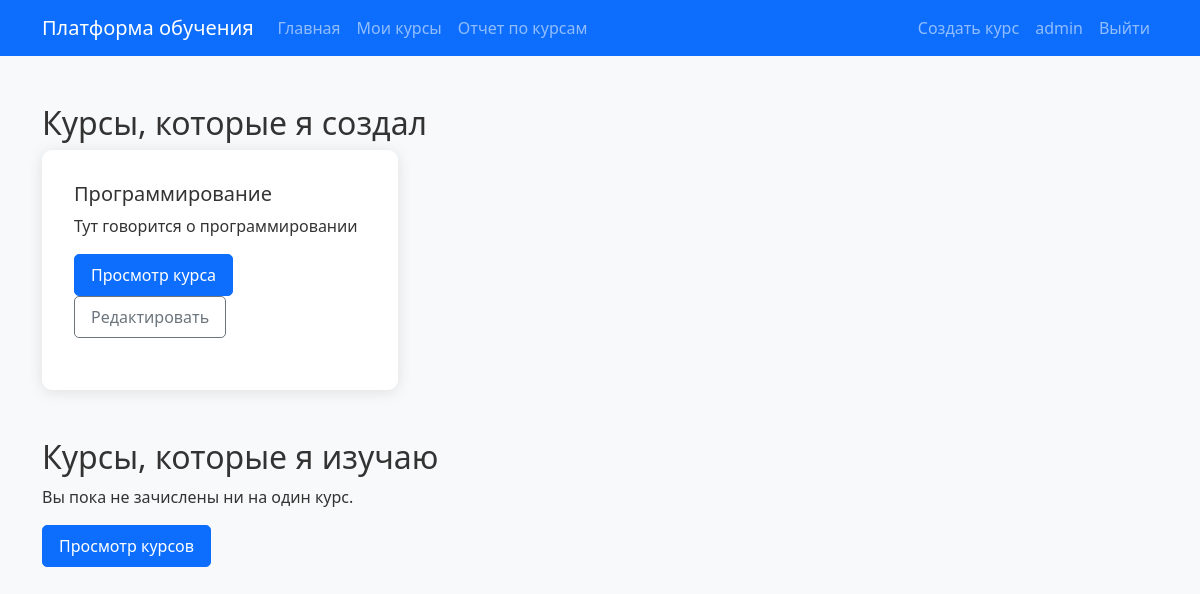
The app's page /my_courses (signed in) with its own data.
### app.py (models this page shows, shortened)
class User(UserMixin, db.Model):
    __tablename__ = 'user'
    id = db.Column(db.Integer, primary_key=True)
    username = db.Column(db.String(80), unique=True, nullable=False)
    email = db.Column(db.String(120), unique=True, nullable=False)
    password = db.Column(db.String(120), nullable=False)
    is_instructor = db.Column(db.Boolean, default=False)
    courses_created = db.relationship('Course', backref='author', lazy=True)
    enrolled_courses = db.relationship('Course',
                                   secondary='enrollment',
                                   backref=db.backref('enrolled_users', lazy='dynamic'),
                                   primaryjoin="User.id == Enrollment.user_id",
                                   secondaryjoin="Enrollment.course_id == Course.id",
                                   lazy='dynamic')
    test_results = db.relationship('TestResult', backref='user', lazy=True)
    module_progress = db.relationship('ModuleProgress', backref='user', lazy=True)

class Course(db.Model):
    __tablename__ = 'course'
    id = db.Column(db.Integer, primary_key=True)
    title = db.Column(db.String(100), nullable=False)
    description = db.Column(db.Text, nullable=False)
    created_at = db.Column(db.DateTime, default=datetime.utcnow)
    author_id = db.Column(db.Integer, db.ForeignKey('user.id'), nullable=False)
    modules = db.relationship('Module', backref='course', lazy='dynamic')
    image_path = db.Column(db.String(200))

### app.py (the view)
@app.route('/my_courses')
@login_required
def my_courses():
    authored_courses = Course.query.filter_by(author_id=current_user.id).all()
    enrolled_courses = Course.query.join(Enrollment).filter(Enrollment.user_id == current_user.id).all()
    return render_template('my_courses.html',
                         authored_courses=authored_courses,
                         enrolled_courses=enrolled_courses)

### app.py (called while the page is built)
@login_manager.user_loader
def load_user(user_id):
    return User.query.get(int(user_id))

### templates/my_courses.html (shortened to what this page needs)
<!DOCTYPE html>
<html lang="en">
<head>
    <link href="https://cdn.jsdelivr.net/npm/bootstrap@5.1.3/dist/css/bootstrap.min.css" rel="stylesheet">
    <link rel="stylesheet" href="{{ url_for('static', filename='css/style.css') }}">
</head>
<body class="bg-light">
    {% include 'navbar.html' %}
    <div class="container mt-5">
        <div class="row mb-4">
            <div class="col">
                <h2>Курсы, которые я создал</h2>
                {% if authored_courses %}
                <div class="row row-cols-1 row-cols-md-3 g-4">
                    {% for course in authored_courses %}
                    <div class="col-md-4 mb-4">
                        <div class="card h-100">
                            <div class="card-body">
                                <h5 class="card-title">{{ course.title }}</h5>
                                <p class="card-text">{{ course.description }}</p>
                                <a href="{{ url_for('view_course', course_id=course.id) }}" class="btn btn-primary">Просмотр курса</a>
                                <a href="{{ url_for('edit_course', course_id=course.id) }}" class="btn btn-outline-secondary">Редактировать</a>
                            </div>
                        </div>
                    </div>
                    {% endfor %}
                </div>
                {% else %}
                <p>Вы еще не создали ни одного курса.</p>
                <a href="{{ url_for('create_course') }}" class="btn btn-primary">Создать первый курс</a>
                {% endif %}
            </div>
        </div>
        <div class="row">
            <div class="col">
                <h2>Курсы, которые я изучаю</h2>
                {% if enrolled_courses %}
                <div class="row row-cols-1 row-cols-md-3 g-4">
                    {% for course in enrolled_courses %}
                    <div class="col-md-4 mb-4">
                        <div class="card h-100">
                            {% if course.image_path %}
                            <img src="{{ url_for('uploaded_file', filename=course.image_path) }}" class="card-img-top" alt="{{ course.title }}">
                            {% endif %}
                            <div class="card-body">
                                <h5 class="card-title">{{ course.title }}</h5>
                                <p class="card-text">{{ course.description }}</p>
                                <a href="{{ url_for('view_course', course_id=course.id) }}" class="btn btn-primary">Продолжить обучение</a>
                            </div>
                        </div>
                    </div>
                    {% endfor %}
                </div>
                {% else %}
                <p>Вы пока не зачислены ни на один курс.</p>
                <a href="{{ url_for('index') }}" class="btn btn-primary">Просмотр курсов</a>
                {% endif %}
            </div>
        </div>
    </div>
</body>
</html>

### templates/navbar.html (shortened to what this page needs)
<nav class="navbar navbar-expand-lg navbar-dark bg-primary">
    <div class="container">
        <a class="navbar-brand" href="{{ url_for('index') }}">Платформа обучения</a>
        <div class="collapse navbar-collapse" id="navbarNav">
            <ul class="navbar-nav me-auto">
                <li class="nav-item">
                    <a class="nav-link" href="{{ url_for('index') }}">Главная</a>
                </li>
                {% if current_user.is_authenticated %}
                <li class="nav-item">
                    <a class="nav-link" href="{{ url_for('my_courses') }}">Мои курсы</a>
                </li>
                {% if current_user.is_authenticated and current_user.is_instructor %}
                    <li class="nav-item">
                        <a class="nav-link" href="{{ url_for('report_selection') }}">Отчет по курсам</a>
                    </li>
                {% endif %}
                {% endif %}
            </ul>
            <ul class="navbar-nav">
                {% if current_user.is_authenticated %}
                <li class="nav-item">
                    <a class="nav-link" href="{{ url_for('create_course') }}">Создать курс</a>
                </li>
                <li class="nav-item">
                    <span class="nav-link">{{ current_user.username }}</span>
                </li>
                <li class="nav-item">
                    <a class="nav-link" href="{{ url_for('logout') }}">Выйти</a>
                </li>
                {% endif %}
            </ul>
        </div>
    </div>
</nav>

### static/css/style.css (style rules this page uses)
body { background-color: #f8f9fa; color: #333; font-family: 'Segoe UI', Tahoma, Geneva, Verdana, sans-serif; }
.card { border: none; border-radius: 10px; box-shadow: 0 2px 15px rgba(0, 0, 0, 0.1); margin-bottom: 20px; }
.card-body { padding: 2rem; }
.btn { border-radius: 5px; padding: 0.5rem 1rem; font-weight: 500; transition: all 0.2s ease-in-out; }
.btn-primary { background-color: #0d6efd; border-color: #0d6efd; }

### records on screen
User: username "admin"
Course: title "Программирование", description "Тут говорится о программировании"
